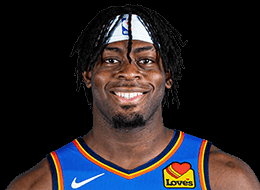
#> input picture Photos/Dort.png, 260 x 190 px
$ python transformations.py
#> lines starting #> are read from the running program, lines starting #| are printed output that depends on the picture
#> further down, dort_img is the input picture: shape (190, 260, 3); mean B, G, R 38.5, 36, 41.6
import cv2 as cv
import numpy as np


def translate(img, x, y):
#> called with x = 50, y = 50
    trans_mat = np.float32(([1, 0, x], [0, 1, y]))
    dimensions = (img.shape[1], img.shape[0])
#> dimensions = (260, 190)

    return cv.warpAffine(img, trans_mat, dimensions)
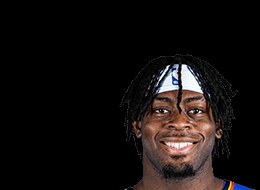
#> returned value: shape (190, 260, 3); mean of channels 0, 1, 2 15.4, 16.4, 20.8; drawn as B, G, R


def rotate(img, angle, rot_pt=None):
#> called with angle = -45, rot_pt = (0, 0)
    (height, width) = img.shape[:2]
#> height = 190; width = 260

    if rot_pt is None:
        rot_pt = (width // 2, height // 2)

    rot_mat = cv.getRotationMatrix2D(rot_pt, angle, 1.0)
    dimensions = (img.shape[1], img.shape[0])
#> dimensions = (260, 190)

    return cv.warpAffine(img, rot_mat, dimensions)
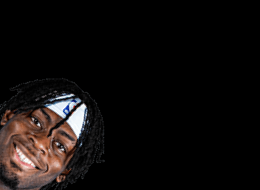
#> returned value: shape (190, 260, 3); mean of channels 0, 1, 2 12.6, 13.5, 17.1; drawn as B, G, R


if __name__ == '__main__':
    dort_img = cv.imread('Photos/Dort.png')
    cv.imshow('Dort OG', dort_img)

    # Translate
    cv.imshow('Dort Translated', translate(dort_img, 50, 50))

    # Rotate
    cv.imshow('Dort Rotated', rotate(dort_img, -45, (0, 0)))

    # Resize
    cv.imshow('Dort Resized', cv.resize(dort_img, (500, 500), cv.INTER_CUBIC))
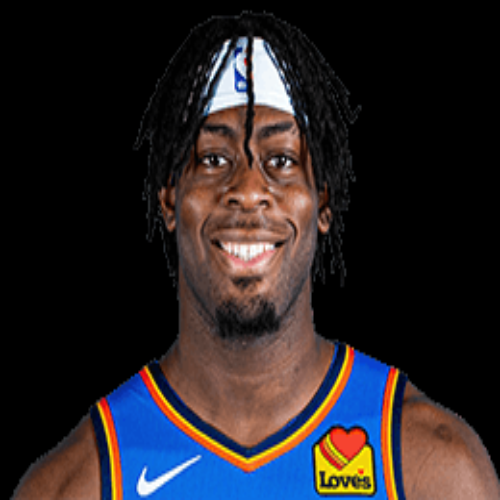
#> window 'Dort Resized': shape (500, 500, 3); mean B, G, R 38.5, 35.9, 41.6

    # Reflection
    cv.imshow('Dort Reflected', cv.flip(dort_img, 1))
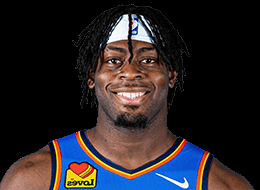
#> window 'Dort Reflected': shape (190, 260, 3); mean B, G, R 38.5, 36, 41.6

    # Cropping
    cv.imshow('Dort Cropped', dort_img[0:100, 100:200])
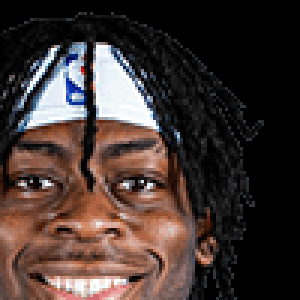
#> window 'Dort Cropped': shape (100, 100, 3) (shown 3 times larger); mean B, G, R 50.2, 53.8, 67.4

    cv.waitKey(0)

$ run again, with Photos/Bazley.png copied over Photos/Dort.png
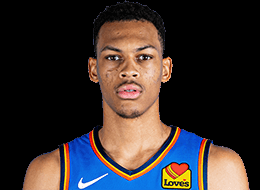
#> input picture Photos/Bazley.png, 260 x 190 px
#> dort_img is the input picture: shape (190, 260, 3); mean B, G, R 45.6, 47.3, 56.2
#> `cv.imshow('Dort Resized', cv.resize(dort_img, (500, 500), cv.INTER_CUB..`:
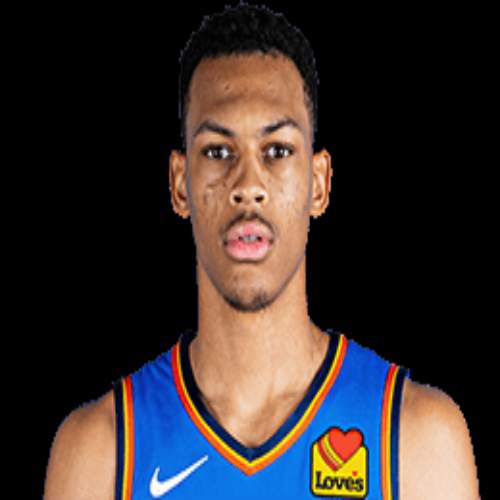
#> window 'Dort Resized': shape (500, 500, 3); mean B, G, R 45.6, 47.3, 56.2
#> `cv.imshow('Dort Cropped', dort_img[0:100, 100:200])`:
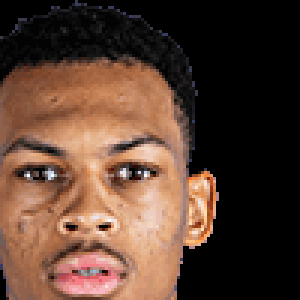
#> window 'Dort Cropped': shape (100, 100, 3) (shown 3 times larger); mean B, G, R 49.7, 63.5, 89.7

$ run again, with Photos/Jerome.png copied over Photos/Dort.png
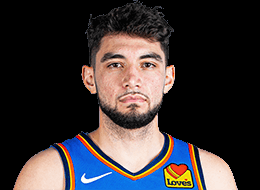
#> input picture Photos/Jerome.png, 260 x 190 px
#> dort_img is the input picture: shape (190, 260, 3); mean B, G, R 53.3, 52.4, 58.8
#> `cv.imshow('Dort Resized', cv.resize(dort_img, (500, 500), cv.INTER_CUB..`:
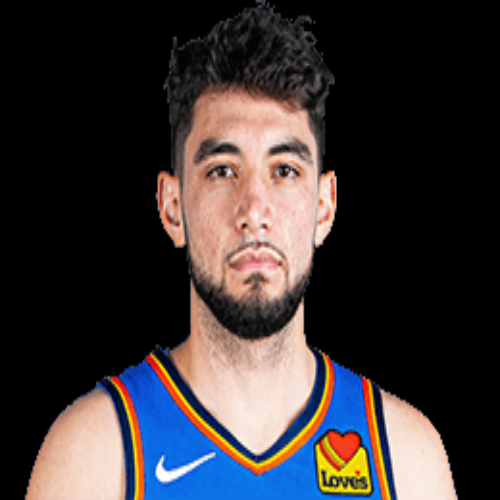
#> window 'Dort Resized': shape (500, 500, 3); mean B, G, R 53.2, 52.4, 58.8
#> `cv.imshow('Dort Cropped', dort_img[0:100, 100:200])`:
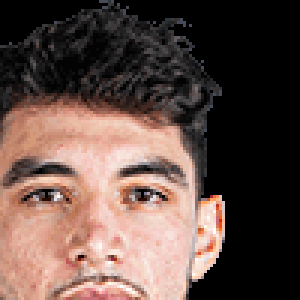
#> window 'Dort Cropped': shape (100, 100, 3) (shown 3 times larger); mean B, G, R 70.2, 77, 97.6
